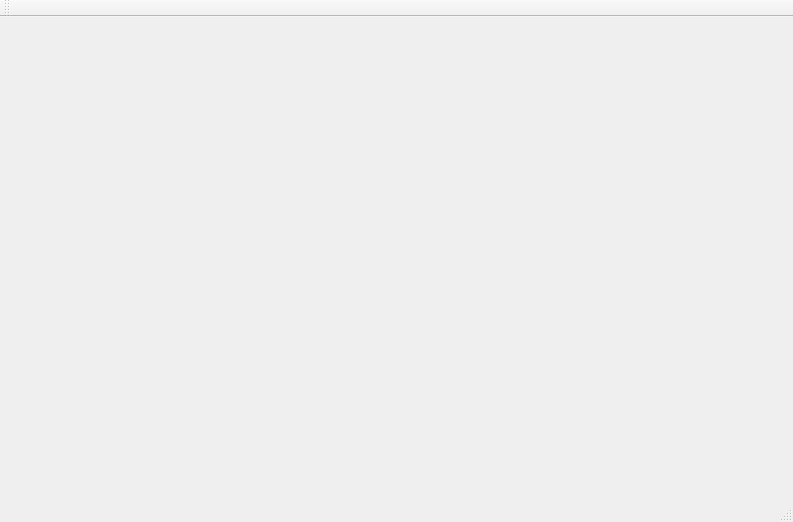
<?xml version="1.0" encoding="UTF-8"?>
<ui version="4.0">
 <class>MainWindowClass</class>
 <widget class="QMainWindow" name="MainWindowClass">
  <property name="geometry">
   <rect>
    <x>0</x>
    <y>0</y>
    <width>793</width>
    <height>522</height>
   </rect>
  </property>
  <property name="windowTitle">
   <string>MainWindow</string>
  </property>
  <widget class="QWidget" name="centralWidget"/>
  <widget class="QMenuBar" name="menuBar">
   <property name="geometry">
    <rect>
     <x>0</x>
     <y>0</y>
     <width>793</width>
     <height>23</height>
    </rect>
   </property>
  </widget>
  <widget class="QToolBar" name="mainToolBar">
   <attribute name="toolBarArea">
    <enum>TopToolBarArea</enum>
   </attribute>
   <attribute name="toolBarBreak">
    <bool>false</bool>
   </attribute>
  </widget>
  <widget class="QStatusBar" name="statusBar"/>
 </widget>
 <layoutdefault spacing="6" margin="11"/>
 <resources>
  <include location="../Qrc/Resources.qrc"/>
 </resources>
 <connections/>
</ui>
